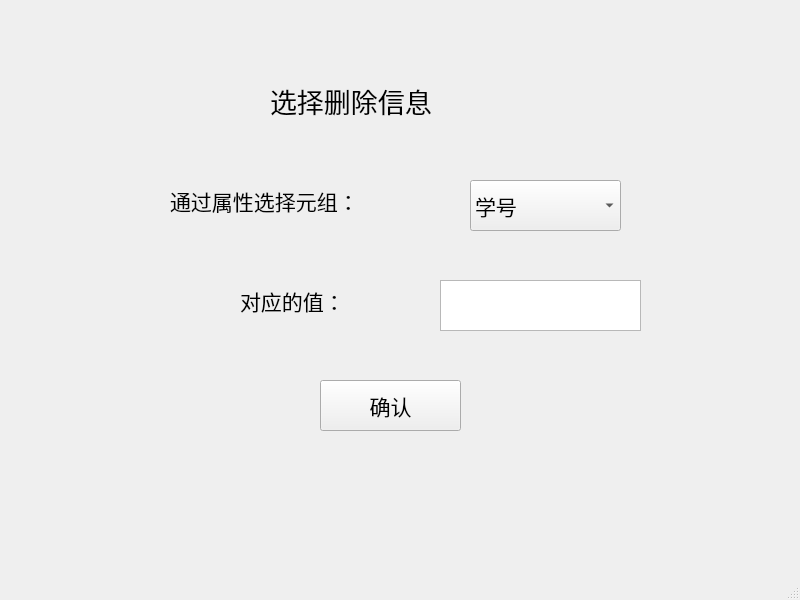
<?xml version="1.0" encoding="UTF-8"?>
<ui version="4.0">
 <class>MainWindow</class>
 <widget class="QMainWindow" name="MainWindow">
  <property name="geometry">
   <rect>
    <x>0</x>
    <y>0</y>
    <width>800</width>
    <height>600</height>
   </rect>
  </property>
  <property name="windowTitle">
   <string>MainWindow</string>
  </property>
  <widget class="QWidget" name="centralwidget">
   <widget class="QComboBox" name="comboBox">
    <property name="geometry">
     <rect>
      <x>470</x>
      <y>180</y>
      <width>151</width>
      <height>51</height>
     </rect>
    </property>
    <property name="font">
     <font>
      <family>楷体</family>
      <pointsize>16</pointsize>
     </font>
    </property>
    <item>
     <property name="text">
      <string>学号</string>
     </property>
    </item>
    <item>
     <property name="text">
      <string>姓名</string>
     </property>
    </item>
    <item>
     <property name="text">
      <string>所在系</string>
     </property>
    </item>
    <item>
     <property name="text">
      <string>班级</string>
     </property>
    </item>
    <item>
     <property name="text">
      <string>宿舍</string>
     </property>
    </item>
   </widget>
   <widget class="QTextEdit" name="textEdit_2">
    <property name="geometry">
     <rect>
      <x>440</x>
      <y>280</y>
      <width>201</width>
      <height>51</height>
     </rect>
    </property>
    <property name="font">
     <font>
      <family>楷体</family>
      <pointsize>16</pointsize>
     </font>
    </property>
   </widget>
   <widget class="QPushButton" name="pushButton">
    <property name="geometry">
     <rect>
      <x>320</x>
      <y>380</y>
      <width>141</width>
      <height>51</height>
     </rect>
    </property>
    <property name="font">
     <font>
      <family>楷体</family>
      <pointsize>16</pointsize>
     </font>
    </property>
    <property name="text">
     <string>确认</string>
    </property>
   </widget>
   <widget class="QLabel" name="label">
    <property name="geometry">
     <rect>
      <x>270</x>
      <y>70</y>
      <width>261</width>
      <height>61</height>
     </rect>
    </property>
    <property name="font">
     <font>
      <family>楷体</family>
      <pointsize>20</pointsize>
     </font>
    </property>
    <property name="text">
     <string>选择删除信息</string>
    </property>
   </widget>
   <widget class="QLabel" name="label_2">
    <property name="geometry">
     <rect>
      <x>170</x>
      <y>180</y>
      <width>281</width>
      <height>41</height>
     </rect>
    </property>
    <property name="font">
     <font>
      <family>楷体</family>
      <pointsize>16</pointsize>
     </font>
    </property>
    <property name="text">
     <string>通过属性选择元组：</string>
    </property>
   </widget>
   <widget class="QLabel" name="label_3">
    <property name="geometry">
     <rect>
      <x>240</x>
      <y>280</y>
      <width>151</width>
      <height>41</height>
     </rect>
    </property>
    <property name="font">
     <font>
      <family>楷体</family>
      <pointsize>16</pointsize>
     </font>
    </property>
    <property name="text">
     <string>对应的值：</string>
    </property>
   </widget>
  </widget>
  <widget class="QMenuBar" name="menubar">
   <property name="geometry">
    <rect>
     <x>0</x>
     <y>0</y>
     <width>800</width>
     <height>30</height>
    </rect>
   </property>
  </widget>
  <widget class="QStatusBar" name="statusbar"/>
 </widget>
 <resources/>
 <connections/>
</ui>
